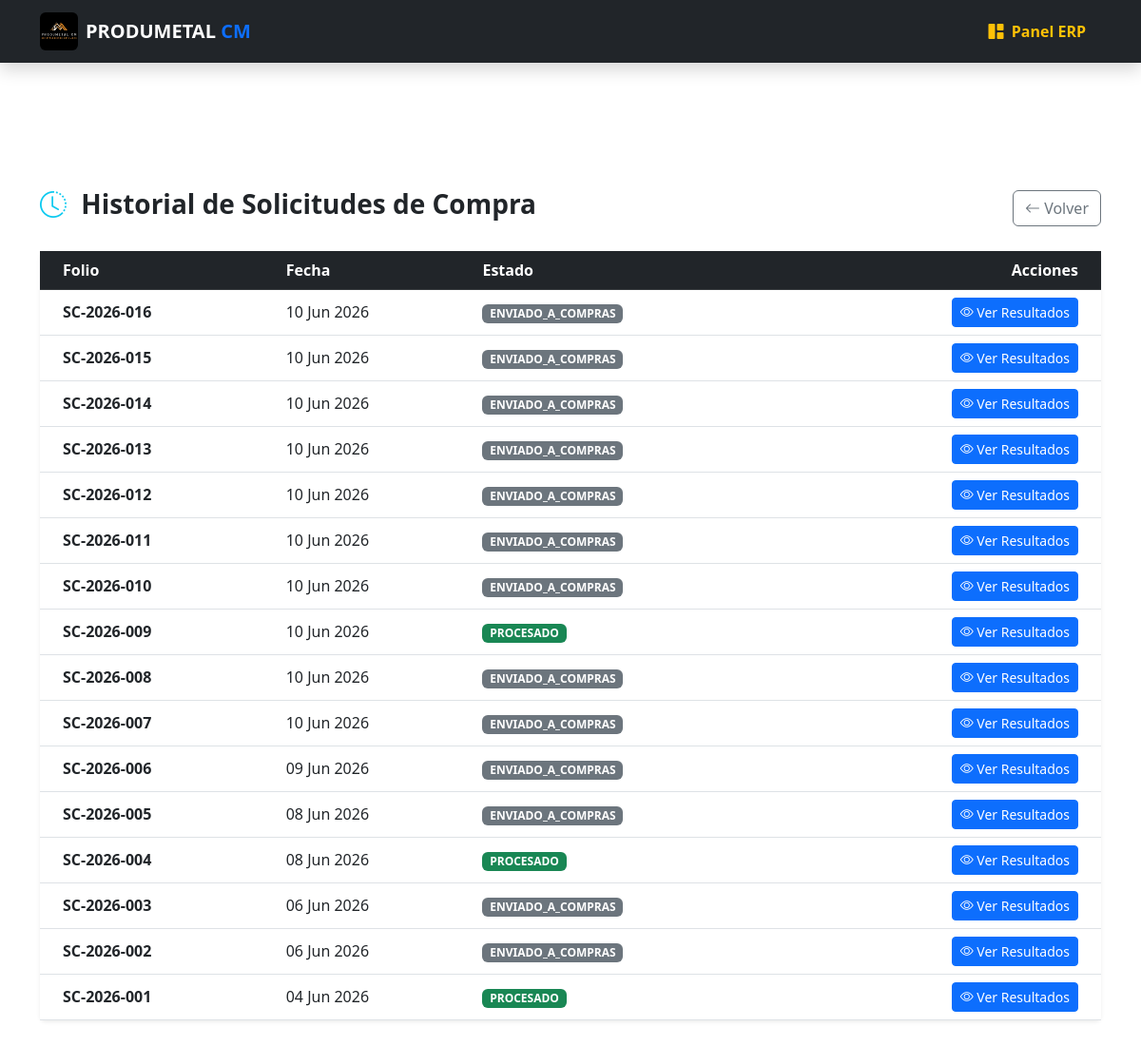
The page /erp/cotizacion/historial/ (signed in) on the database its author committed.
### web/models.py (models this page shows, shortened)
class SolicitudCompra(models.Model):
    ESTADOS = [
        ('ENVIADO_A_COMPRAS', 'Pendiente de Cotización (En Compras)'),
        ('COTIZADO', 'Cotizado (Esperando Aprobación Admin)'),
        ('REVISADO_ADMIN', 'Revisado por Admin (Requiere Acción Compras)'), # NUEVO
        ('PROCESADO', 'Procesado (Órdenes Generadas)'),
    ]
    folio = models.CharField(max_length=20, unique=True, blank=True, editable=False)
    requerimiento_origen = models.ForeignKey(Requerimiento, on_delete=models.SET_NULL, null=True, blank=True)
    fecha_creacion = models.DateTimeField(auto_now_add=True)
    estado = models.CharField(max_length=30, choices=ESTADOS, default='ENVIADO_A_COMPRAS')
    observaciones_admin = models.TextField(blank=True)

### web/views.py (the view)
# urls.py: path('erp/cotizacion/historial/', views.historial_solicitudes, name='historial_solicitudes'),
@login_required(login_url='login')
@user_passes_test(lambda u: es_comprador(u) or es_admin(u), login_url='dashboard_erp')
def historial_solicitudes(request):
    solicitudes = SolicitudCompra.objects.all().order_by('-fecha_creacion')
    return render(request, 'web/erp/historial_solicitudes.html', {
        'solicitudes': solicitudes,
        'rol': 'Administrador' if es_admin(request.user) else 'Compras'
    })

### web/views.py (called while the page is built)
def es_admin(user):
    return user.is_superuser

def es_comprador(user):
    return user.groups.filter(name='Compras').exists() or user.is_superuser

### web/templates/web/erp/historial_solicitudes.html
{% extends 'web/base.html' %}
{% block content %}
<div class="container py-5" style="margin-top: 80px;">
    <div class="d-flex justify-content-between align-items-center mb-4">
        <h3 class="fw-bold"><i class="bi bi-clock-history text-info me-2"></i> Historial de Solicitudes de Compra</h3>
        <a href="{% url 'dashboard_erp' %}" class="btn btn-outline-secondary"><i class="bi bi-arrow-left"></i> Volver</a>
    </div>
    <div class="card shadow-sm border-0">
        <div class="card-body p-0">
            <div class="table-responsive">
                <table class="table table-hover mb-0 align-middle">
                    <thead class="table-dark">
                        <tr>
                            <th class="ps-4">Folio</th>
                            <th>Fecha</th>
                            <th>Estado</th>
                            <th class="text-end pe-4">Acciones</th>
                        </tr>
                    </thead>
                    <tbody>
                        {% for solicitud in solicitudes %}
                        <tr>
                            <td class="ps-4 fw-bold">{{ solicitud.folio }}</td>
                            <td>{{ solicitud.fecha_creacion|date:"d M Y" }}</td>
                            <td>
                                <span class="badge {% if solicitud.estado == 'PROCESADO' %}bg-success{% elif solicitud.estado == 'COTIZADO' %}bg-warning text-dark{% else %}bg-secondary{% endif %}">
                                    {{ solicitud.estado }}
                                </span>
                            </td>
                            <td class="text-end pe-4">
                                <a href="{% url 'detalle_solicitud_procesada' solicitud.id %}" class="btn btn-sm btn-primary">
                                    <i class="bi bi-eye"></i> Ver Resultados
                                </a>
                            </td>
                        </tr>
                        {% empty %}
                        <tr>
                            <td colspan="4" class="text-center py-4 text-muted">No hay historial de solicitudes.</td>
                        </tr>
                        {% endfor %}
                    </tbody>
                </table>
            </div>
        </div>
    </div>
</div>
{% endblock %}

### web/static/web/css/estilos.css (style rules this page uses)
body { padding-top: 70px; font-family: 'Segoe UI', Tahoma, Geneva, Verdana, sans-serif; }

### rows shown on the page
SolicitudCompra: folio "SC-2026-016", fecha_creacion "10 Jun 2026", estado "ENVIADO_A_COMPRAS"
SolicitudCompra: folio "SC-2026-015", fecha_creacion "10 Jun 2026", estado "ENVIADO_A_COMPRAS"
SolicitudCompra: folio "SC-2026-014", fecha_creacion "10 Jun 2026", estado "ENVIADO_A_COMPRAS"
SolicitudCompra: folio "SC-2026-013", fecha_creacion "10 Jun 2026", estado "ENVIADO_A_COMPRAS"
SolicitudCompra: folio "SC-2026-012", fecha_creacion "10 Jun 2026", estado "ENVIADO_A_COMPRAS"
SolicitudCompra: folio "SC-2026-011", fecha_creacion "10 Jun 2026", estado "ENVIADO_A_COMPRAS"
SolicitudCompra: folio "SC-2026-010", fecha_creacion "10 Jun 2026", estado "ENVIADO_A_COMPRAS"
SolicitudCompra: folio "SC-2026-009", fecha_creacion "10 Jun 2026", estado "PROCESADO"
SolicitudCompra: folio "SC-2026-008", fecha_creacion "10 Jun 2026", estado "ENVIADO_A_COMPRAS"
SolicitudCompra: folio "SC-2026-007", fecha_creacion "10 Jun 2026", estado "ENVIADO_A_COMPRAS"
SolicitudCompra: folio "SC-2026-006", fecha_creacion "09 Jun 2026", estado "ENVIADO_A_COMPRAS"
SolicitudCompra: folio "SC-2026-005", fecha_creacion "08 Jun 2026", estado "ENVIADO_A_COMPRAS"
SolicitudCompra: folio "SC-2026-004", fecha_creacion "08 Jun 2026", estado "PROCESADO"
SolicitudCompra: folio "SC-2026-003", fecha_creacion "06 Jun 2026", estado "ENVIADO_A_COMPRAS"
SolicitudCompra: folio "SC-2026-002", fecha_creacion "06 Jun 2026", estado "ENVIADO_A_COMPRAS"
SolicitudCompra: folio "SC-2026-001", fecha_creacion "04 Jun 2026", estado "PROCESADO"
